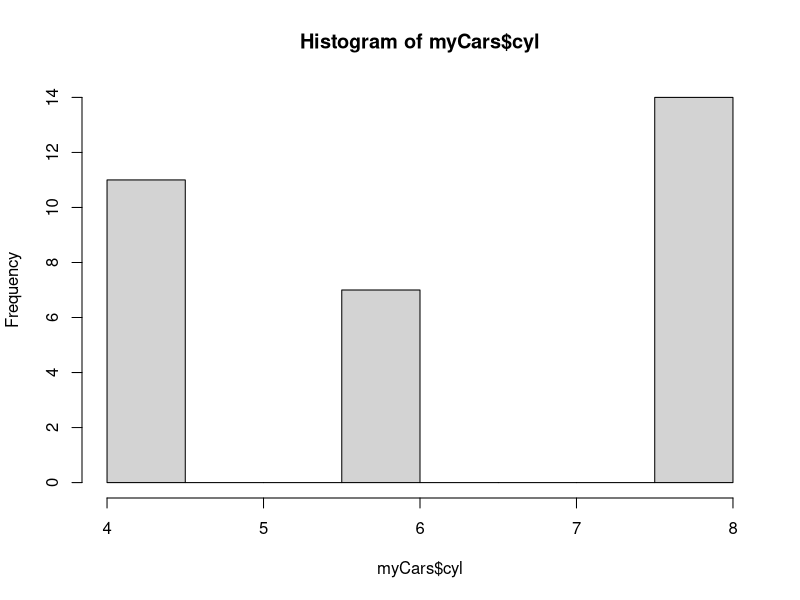
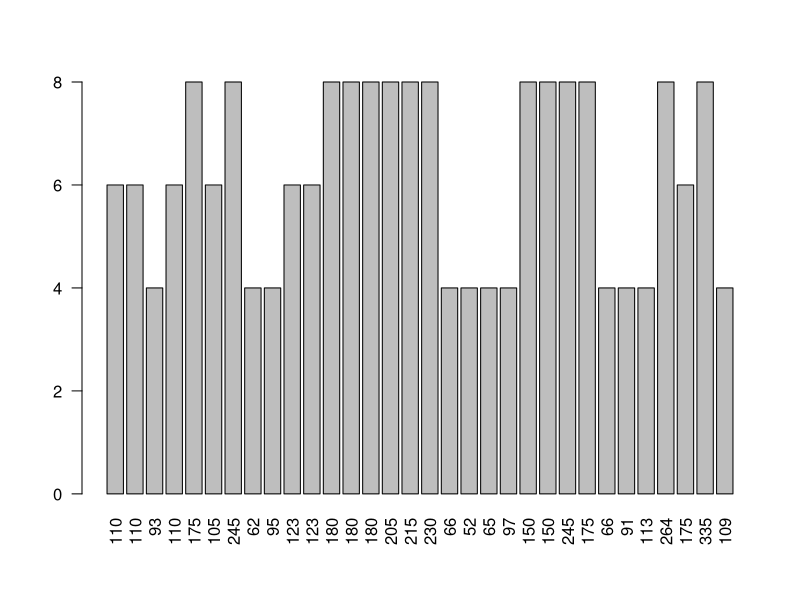

Generate these figures, in order, with R: (Note: this script raises an error after producing the figures.)
#******************** Week 6 Asynch Work ********************
# create a dataframe to work with
myCars <- mtcars
str(mtcars) # understand what we're working with
summary(myCars)
View(myCars)

#******************* Practicing with visualizations ********************
hist(myCars$cyl) # look at distribution of cars by cylinder count

barplot(mtcars$cyl, names.arg = myCars$hp, las = 2) #barplot of number of cylinders by horsepower

EnsurePackage("ggplot2") # check for ggplot2 package / install with EnsurePackage function you created in EnsurePackage file

# build a histogram with layers in ggplot2
g <- ggplot(myCars, aes(x=cyl)) # this creates a ggplot where we use the myCars dataframe, with x-axis as the cylinders
g <- g + geom_histogram(binwidth=1, color="black", fill="white") #states we're using a histogram with white bars outlined in black
g <- g + ggtitle("cars cylinders histogram") # finally, we add a title to our visual
g

# we can also "see" our cylinder distribution using a boxplot
ggplot(myCars,aes(x=factor(0),cyl)) + geom_boxplot()

# put cars into two groups - high hp and low hp and create boxplot
myCars$hpCategory <- ifelse(myCars$hp > 123, "high", "low") # create a new column in the df based on high hp > the median, else low
g <- ggplot(myCars,aes(x=factor(hpCategory),hp)) 
g <- g + geom_boxplot() + coord_flip() # coord_flip will rotate the plot by 90 degrees
g <- g + ggtitle('HP Grouped by Low or High Value')
g

# practice with ggplot2 line charts & bar charts - let's look at hp of cars by cylinder
g <- ggplot(myCars,aes(x=reorder(myCars$hp,cyl),y=cyl,group=1)) # rotate the hp levels so we can easily read
g <- g + geom_line() # create the line chart
g <- g + theme(axis.text.x = element_text(angle = 90, hjust = 1))
g

g <- ggplot(myCars,aes(x=reorder(myCars$hp,cyl),y=cyl,group=1)) # rotate the hp levels so we can easily read
g <- g + geom_col() # create the bar chart
g <- g + theme(axis.text.x = element_text(angle = 90, hjust = 1))
g

# let's make a bar chart where the color of the bar represents the hp category
g <- ggplot(myCars,aes(x=reorder(hp,cyl), y=cyl,fill=hpCategory))
g <- g + geom_col()
g <- g + theme(axis.text.x = element_text(angle = 90, hjust = 1))
g

# let's practice with scatterplots
g <- ggplot(myCars, aes(x=cyl,y=wt)) # plot cylinders on x, weight on y
g <- g + geom_point(aes(size=hp,color=hp)) # create the plot with the points colored & sized by horsepower
g

g + geom_text(aes(label=mpg), size=4) # add text to show mpg of the cars
g + geom_text(aes(label=mpg),size=4, hjust=1,vjust=-1) # move the text to clean the image up a bit
# chart is still ugly -> clean it up some more
# first define "key" (high hp cars, with high mpg) to look at
minhp <- 250
minmpg <- median(myCars$mpg)
# we define a new column ‘keycar’ to be true if that car fits our defined criteria of hp and mpg
myCars$keycar <- myCars$hp > minhp & myCars$mpg > minmpg
# create three buckets for our visualizations, and add commas for ease of visual
minLabel <- format(min(myCars$hp),big.mark=",", trim=TRUE)
maxLabel <- format(max(myCars$hp),big.mark=",", trim=TRUE)
medianLabel <- format(median(myCars$hp),big.mark=",", trim=TRUE)
# create the plot calling the format bins from above
g <- ggplot(myCars, aes(x=mpg,y=hp))
g <- g + geom_point(aes(size=cyl,color=cyl, shape=keycar))
g <- g + geom_text(data=myCars[myCars$mpg > minmpg & myCars$hp > minhp,],aes(label=cyl, hjust=1, vjust=-1))
g + scale_color_continuous(name="Car",breaks = with(myCars,c(min(hp),median(hp),max(hp))),labels = c(minLabel, medianLabel, maxLabel),low = "white",high = "black")



